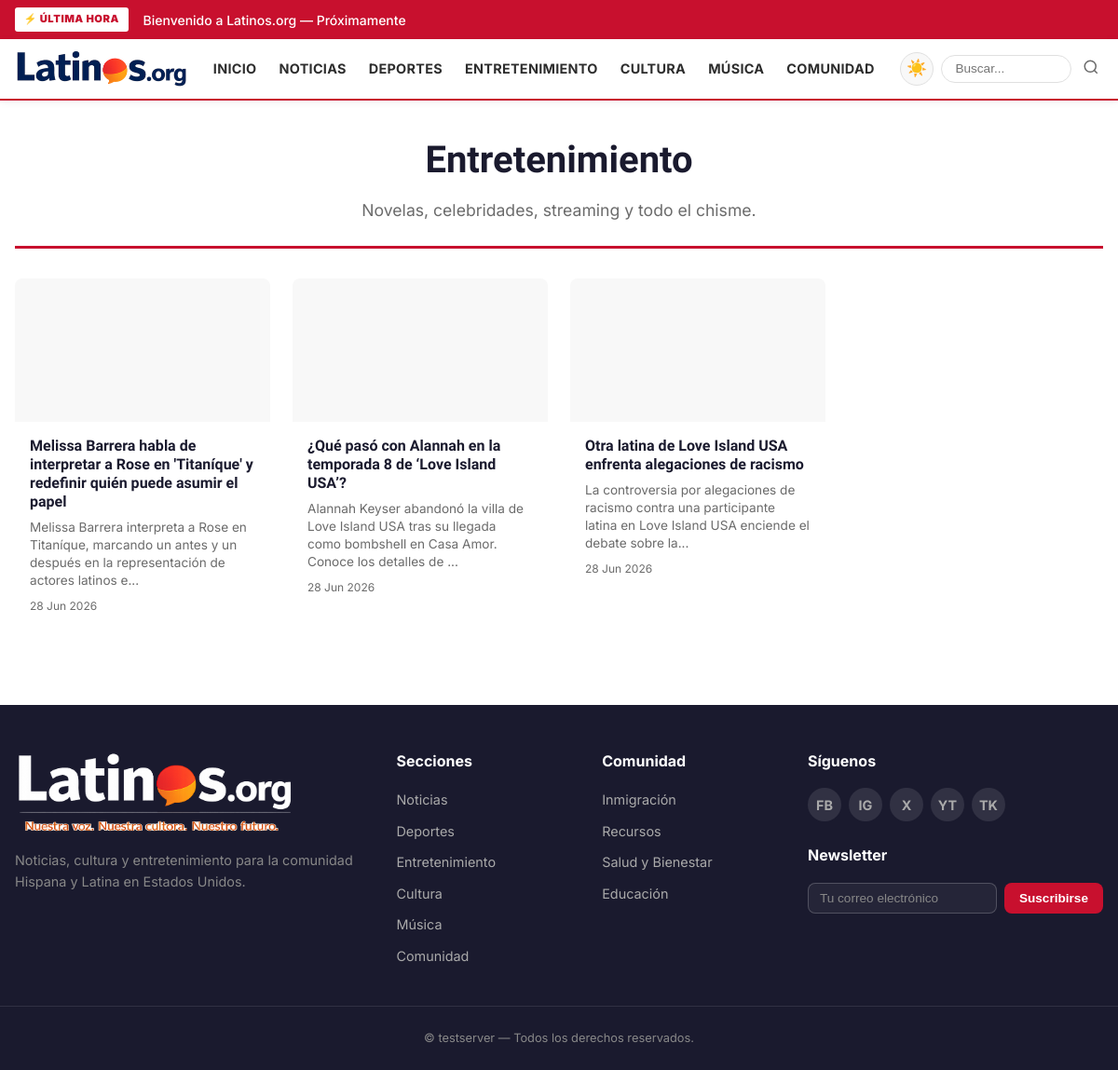
The app's page /categoria/entretenimiento, older data.
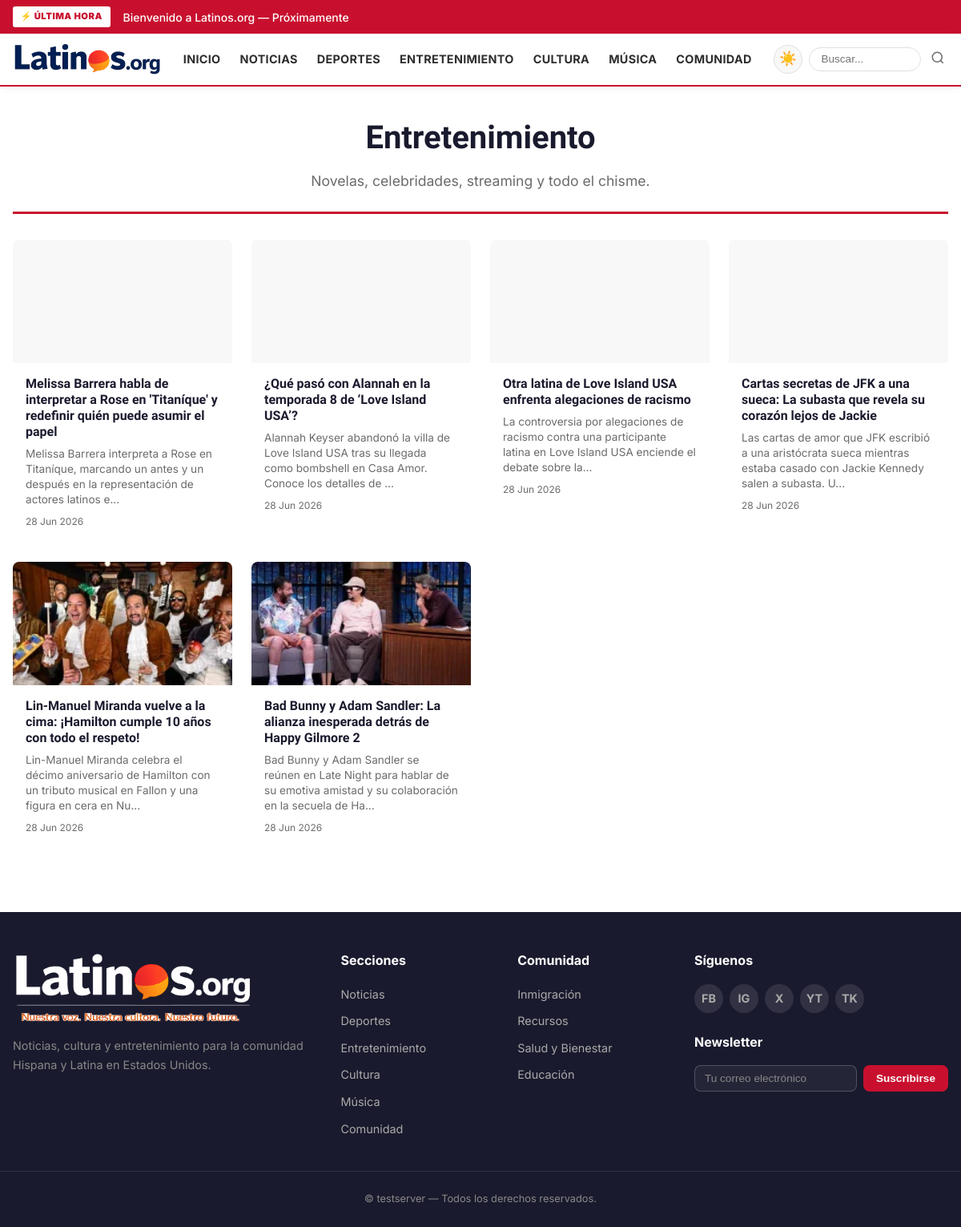
The same page, newer data.
### models.py (models this page shows)
class Category(Base):
    __tablename__ = "categories"
    id = Column(Integer, primary_key=True)
    slug = Column(String(100), unique=True, nullable=False, index=True)
    name = Column(String(200), nullable=False)
    name_en = Column(String(200))  # English display name
    description = Column(Text)
    display_order = Column(Integer, default=99)
    is_active = Column(Boolean, default=True)
    created_at = Column(DateTime, default=datetime.utcnow)
    articles = relationship("Article", back_populates="category_rel")

class Article(Base):
    __tablename__ = "articles"
    id = Column(Integer, primary_key=True)
    raw_article_id = Column(Integer, ForeignKey("raw_articles.id"), nullable=True)
    category_id = Column(Integer, ForeignKey("categories.id"), nullable=True)
    title = Column(Text, nullable=False)
    slug = Column(String(300), unique=True, nullable=False, index=True)
    body_markdown = Column(Text, nullable=False)
    body_html = Column(Text)
    excerpt = Column(Text)
    title_en = Column(Text)
    body_markdown_en = Column(Text)
    body_html_en = Column(Text)
    excerpt_en = Column(Text)
    meta_description = Column(String(200))
    tags = Column(Text)  # JSON array
    language = Column(String(10), default="es")  # es, en, bilingual
    author_display = Column(String(200), default="Latinos.org")
    source_credit = Column(String(500))  # Attribution to original source
    image_url = Column(Text)  # Relative path: /static/images/articles/xxx.webp
    image_alt = Column(Text)
    image_credit = Column(String(500))
    quality_score = Column(Float, default=0.0)  # 0.0 to 1.0 from LLM QA step
    content_type = Column(String(50), default="news")  # news, opinion, listicle, feature
    status = Column(String(30), default="draft", index=True)
    created_at = Column(DateTime, default=datetime.utcnow)
    approved_at = Column(DateTime)
    published_at = Column(DateTime, index=True)
    scheduled_for = Column(DateTime)
    view_count = Column(Integer, default=0)
    is_breaking = Column(Boolean, default=False)
    is_featured = Column(Boolean, default=False)
    category_rel = relationship("Category", back_populates="articles")
    raw_article_rel = relationship("RawArticle", back_populates="articles")

### routes.py (the view)
@router.get("/categoria/{slug}", response_class=HTMLResponse)
async def category_page(
    request: Request,
    slug: str,
    page: int = Query(1, ge=1),
):
    db: Session = next(get_db())
    category = db.execute(
        select(Category).where(Category.slug == slug)
    ).scalars().first()
    if not category:
        raise HTTPException(status_code=404, detail="Categoría no encontrada")
    per_page = 12
    offset = (page - 1) * per_page
    total = db.execute(
        select(func.count(Article.id))
        .where(Article.status == "published")
        .where(Article.category_id == category.id)
    ).scalar()
    articles = db.execute(
        select(Article).options(joinedload(Article.category_rel))
        .where(Article.status == "published")
        .where(Article.category_id == category.id)
        .order_by(desc(Article.published_at))
        .offset(offset)
        .limit(per_page)
    ).scalars().all()
    categories = db.execute(
        select(Category)
        .where(Category.is_active == True)
        .order_by(Category.display_order)
    ).scalars().all()
    total_pages = (total + per_page - 1) // per_page if total > 0 else 1
    return request.app.state.templates.TemplateResponse("category.html", {
        "request": request,
        "category": category,
        "articles": articles,
        "categories": categories,
        "page": page,
        "total_pages": total_pages,
    })

### templates/category.html (shortened to what this page needs)
{% extends "base.html" %}
{% block content %}
<section class="category-page">
    <div class="container">
        <header class="category-header">
            <h1>{{ category.name }}</h1>
            {% if category.description %}
                <p class="category-desc">{{ category.description }}</p>
            {% endif %}
        </header>
        {% if articles %}
        <div class="article-grid">
            {% for a in articles %}
                <a href="/articulo/{{ a.slug }}" class="article-card">
                    <div class="card-image">
                        {% if a.image_url %}
                            <img src="{{ a.image_url }}" alt="{{ a.image_alt or a.title }}" width="640" height="360" loading="lazy" decoding="async">
                        {% else %}
                            <div class="card-image-placeholder"></div>
                        {% endif %}
                    </div>
                    <div class="card-body">
                        <h3 class="card-title">{{ a.title }}</h3>
                        {% if a.excerpt %}
                            <p class="card-excerpt">{{ a.excerpt[:120] }}{% if a.excerpt|length > 120 %}...{% endif %}</p>
                        {% endif %}
                        <div class="card-meta">
                            {% if a.published_at %}
                                <span>{{ a.published_at.strftime('%d %b %Y') }}</span>
                            {% endif %}
                        </div>
                    </div>
                </a>
            {% endfor %}
        </div>
        {% else %}
        <div class="empty-state" style="padding: 4rem 0; text-align: center;">
            <h2>No hay artículos aún</h2>
            <p>Pronto tendremos contenido de {{ category.name }}.</p>
        </div>
        {% endif %}
    </div>
</section>
{% endblock %}

### templates/base.html (shortened to what this page needs)
<!DOCTYPE html>
<html lang="es">
<head>
    <link rel="stylesheet" href="/static/css/style.css">
</head>
<body>
<div class="breaking-bar" id="breakingBar">
    <div class="container breaking-content">
        <span class="breaking-label">⚡ ÚLTIMA HORA</span>
        <div class="breaking-items" id="breakingItems">
            {% if breaking %}
                {% for a in breaking %}
                    <a href="/articulo/{{ a.slug }}" class="breaking-item {% if loop.first %}active{% endif %}">
                        {{ a.title }}
                    </a>
                {% endfor %}
            {% else %}
                <span class="breaking-item active">Bienvenido a Latinos.org — Próximamente</span>
            {% endif %}
        </div>
    </div>
</div>
<header class="site-header">
    <div class="container header-inner">
        <a href="/" class="logo" aria-label="Latinos.org — Inicio">
            <img src="/static/images/latinos-logo-header.png"
                 srcset="/static/images/latinos-logo-header.png 1x"
                 alt="Latinos.org" class="logo-img logo-img-dark"
                 width="186" height="40">
        </a>
        <nav class="main-nav" id="mainNav">
            <a href="/">Inicio</a>
            <a href="/categoria/noticias">Noticias</a>
            <a href="/categoria/deportes">Deportes</a>
            <a href="/categoria/entretenimiento">Entretenimiento</a>
            <a href="/categoria/cultura">Cultura</a>
            <a href="/categoria/musica">Música</a>
            <a href="/categoria/comunidad">Comunidad</a>
        </nav>
        <div style="display:flex;align-items:center;gap:0.5rem;">
            <button type="button" class="dark-toggle" id="darkToggle" aria-label="Toggle dark mode">
                <span class="icon-sun">☀️</span>
            </button>
            <form action="/buscar" method="get" class="header-search">
                <input type="text" name="q" placeholder="Buscar..." aria-label="Buscar">
                <button type="submit" aria-label="Buscar">
                    <svg width="18" height="18" viewBox="0 0 24 24" fill="none" stroke="currentColor" stroke-width="2">
                        <circle cx="11" cy="11" r="8"/><path d="m21 21-4.35-4.35"/>
                    </svg>
                </button>
            </form>
        </div>
    </div>
</header>
<main class="site-main">
    {% block content %}{% endblock %}
</main>
<footer class="site-footer">
    <div class="container footer-inner">
        <div class="footer-col footer-brand">
            <a href="/" class="logo footer-logo" aria-label="Latinos.org — Inicio">
                <img src="/static/images/latinos-logo-full-light.png"
                     alt="Latinos.org — Nuestra voz. Nuestra cultura. Nuestro futuro."
                     class="logo-img logo-img-light" width="300" height="92">
            </a>
            <p class="footer-tagline">Noticias, cultura y entretenimiento para la comunidad Hispana y Latina en Estados Unidos.</p>
        </div>
        <div class="footer-col">
            <h4>Secciones</h4>
            <ul>
                <li><a href="/categoria/noticias">Noticias</a></li>
                <li><a href="/categoria/deportes">Deportes</a></li>
                <li><a href="/categoria/entretenimiento">Entretenimiento</a></li>
                <li><a href="/categoria/cultura">Cultura</a></li>
                <li><a href="/categoria/musica">Música</a></li>
                <li><a href="/categoria/comunidad">Comunidad</a></li>
            </ul>
        </div>
        <div class="footer-col">
            <h4>Comunidad</h4>
            <ul>
                <li><a href="/categoria/inmigracion">Inmigración</a></li>
                <li><a href="/categoria/recursos">Recursos</a></li>
                <li><a href="/categoria/salud">Salud y Bienestar</a></li>
                <li><a href="/categoria/educacion">Educación</a></li>
            </ul>
        </div>
        <div class="footer-col">
            <h4>Síguenos</h4>
            <div class="social-links">
                <a href="#" aria-label="Facebook" class="social-link">FB</a>
                <a href="#" aria-label="Instagram" class="social-link">IG</a>
                <a href="#" aria-label="Twitter/X" class="social-link">X</a>
                <a href="#" aria-label="YouTube" class="social-link">YT</a>
                <a href="#" aria-label="TikTok" class="social-link">TK</a>
            </div>
            <h4 style="margin-top: 1.5rem;">Newsletter</h4>
            <form class="newsletter-form" data-newsletter-form data-newsletter-source="footer">
                <input type="email" name="email" placeholder="Tu correo electrónico" aria-label="Email" required>
                <button type="submit">Suscribirse</button>
            </form>
            <div class="newsletter-message" aria-live="polite"></div>
        </div>
    </div>
    <div class="footer-bottom">
        <div class="container">
            <p>&copy; {{ request.url.hostname or "latinos.org" }} — Todos los derechos reservados.</p>
        </div>
    </div>
</footer>
</body>
</html>

Row changes from the older to the newer data that the page shows:
added Article: image_url (picture), title "Cartas secretas de JFK a una sueca: La subasta que revela su corazón lejos de Jackie", excerpt "Las cartas de amor que JFK escribió a una aristócrata sueca mientras estaba casado con Jackie Kennedy salen a subasta. U", published_at "28 Jun 2026"
added Article: image_url (picture), title "Lin-Manuel Miranda vuelve a la cima: ¡Hamilton cumple 10 años con todo el respeto!", excerpt "Lin-Manuel Miranda celebra el décimo aniversario de Hamilton con un tributo musical en Fallon y una figura en cera en Nu", published_at "28 Jun 2026"
added Article: image_url (picture), title "Bad Bunny y Adam Sandler: La alianza inesperada detrás de Happy Gilmore 2", excerpt "Bad Bunny y Adam Sandler se reúnen en Late Night para hablar de su emotiva amistad y su colaboración en la secuela de Ha", published_at "28 Jun 2026"
